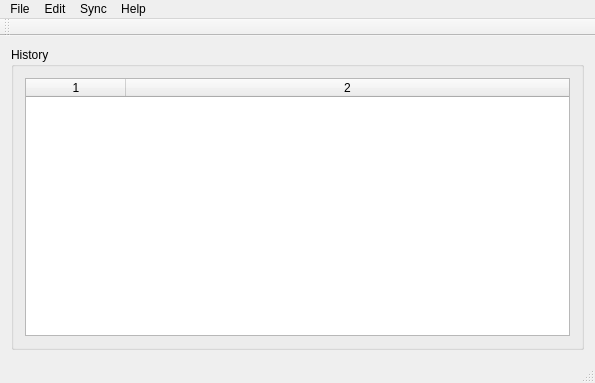
<?xml version="1.0" encoding="UTF-8"?>
<ui version="4.0">
 <class>MainWindow</class>
 <widget class="QMainWindow" name="MainWindow">
  <property name="geometry">
   <rect>
    <x>0</x>
    <y>0</y>
    <width>595</width>
    <height>383</height>
   </rect>
  </property>
  <property name="acceptDrops">
   <bool>true</bool>
  </property>
  <property name="windowTitle">
   <string>Dragon's Drop</string>
  </property>
  <property name="windowIcon">
   <iconset>
    <normalon>:/img/svg/dragonsdrop</normalon>
   </iconset>
  </property>
  <widget class="QWidget" name="centralWidget">
   <layout class="QVBoxLayout" name="verticalLayout">
    <item>
     <widget class="QGroupBox" name="groupBox">
      <property name="title">
       <string>History</string>
      </property>
      <layout class="QVBoxLayout" name="verticalLayout_2">
       <item>
        <widget class="QTableWidget" name="tw_history">
         <property name="contextMenuPolicy">
          <enum>Qt::CustomContextMenu</enum>
         </property>
         <property name="alternatingRowColors">
          <bool>false</bool>
         </property>
         <property name="iconSize">
          <size>
           <width>50</width>
           <height>50</height>
          </size>
         </property>
         <property name="sortingEnabled">
          <bool>false</bool>
         </property>
         <property name="rowCount">
          <number>0</number>
         </property>
         <property name="columnCount">
          <number>2</number>
         </property>
         <attribute name="horizontalHeaderVisible">
          <bool>true</bool>
         </attribute>
         <attribute name="horizontalHeaderStretchLastSection">
          <bool>true</bool>
         </attribute>
         <column/>
         <column/>
        </widget>
       </item>
      </layout>
     </widget>
    </item>
   </layout>
  </widget>
  <widget class="QMenuBar" name="menuBar">
   <property name="geometry">
    <rect>
     <x>0</x>
     <y>0</y>
     <width>595</width>
     <height>25</height>
    </rect>
   </property>
   <widget class="QMenu" name="menuFile">
    <property name="title">
     <string>File</string>
    </property>
    <addaction name="actionSettings"/>
    <addaction name="separator"/>
    <addaction name="actionExit"/>
   </widget>
   <widget class="QMenu" name="menuEdit">
    <property name="title">
     <string>Edit</string>
    </property>
    <addaction name="actionEdit_clipboard_as_text"/>
    <addaction name="actionEdit_clipboard_as_color"/>
    <addaction name="actionEdit_clipboard_as_image"/>
   </widget>
   <widget class="QMenu" name="menuSync">
    <property name="title">
     <string>Sync</string>
    </property>
   </widget>
   <widget class="QMenu" name="menuHelp">
    <property name="title">
     <string>Help</string>
    </property>
    <addaction name="actionAbout_Dragon_s_Drop"/>
    <addaction name="actionAbout_Qt"/>
   </widget>
   <addaction name="menuFile"/>
   <addaction name="menuEdit"/>
   <addaction name="menuSync"/>
   <addaction name="menuHelp"/>
  </widget>
  <widget class="QToolBar" name="mainToolBar">
   <attribute name="toolBarArea">
    <enum>TopToolBarArea</enum>
   </attribute>
   <attribute name="toolBarBreak">
    <bool>false</bool>
   </attribute>
  </widget>
  <widget class="QStatusBar" name="statusBar"/>
  <action name="actionSettings">
   <property name="icon">
    <iconset>
     <normalon>:/img/svg/settings</normalon>
    </iconset>
   </property>
   <property name="text">
    <string>Settings</string>
   </property>
  </action>
  <action name="actionExit">
   <property name="icon">
    <iconset>
     <normalon>:/img/svg/power</normalon>
    </iconset>
   </property>
   <property name="text">
    <string>Exit</string>
   </property>
  </action>
  <action name="actionEdit_clipboard_as_text">
   <property name="text">
    <string>Edit clipboard as text</string>
   </property>
  </action>
  <action name="actionEdit_clipboard_as_color">
   <property name="text">
    <string>Edit clipboard as color</string>
   </property>
  </action>
  <action name="actionEdit_clipboard_as_image">
   <property name="text">
    <string>Edit clipboard as image</string>
   </property>
  </action>
  <action name="actionAbout_Dragon_s_Drop">
   <property name="icon">
    <iconset>
     <normalon>:/img/svg/dragonsdrop</normalon>
    </iconset>
   </property>
   <property name="text">
    <string>About Dragon's Drop...</string>
   </property>
  </action>
  <action name="actionAbout_Qt">
   <property name="icon">
    <iconset>
     <normalon>:/img/svg/qt</normalon>
    </iconset>
   </property>
   <property name="text">
    <string>About Qt...</string>
   </property>
  </action>
 </widget>
 <layoutdefault spacing="6" margin="11"/>
 <resources/>
 <connections/>
</ui>
